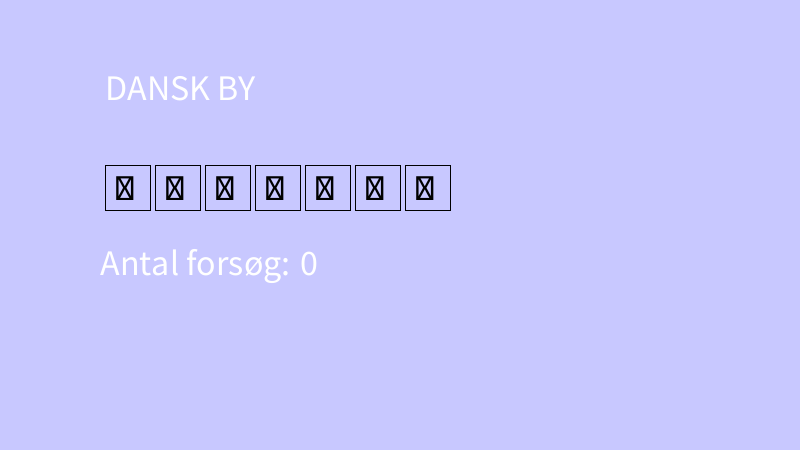
Frame 1 (no input)
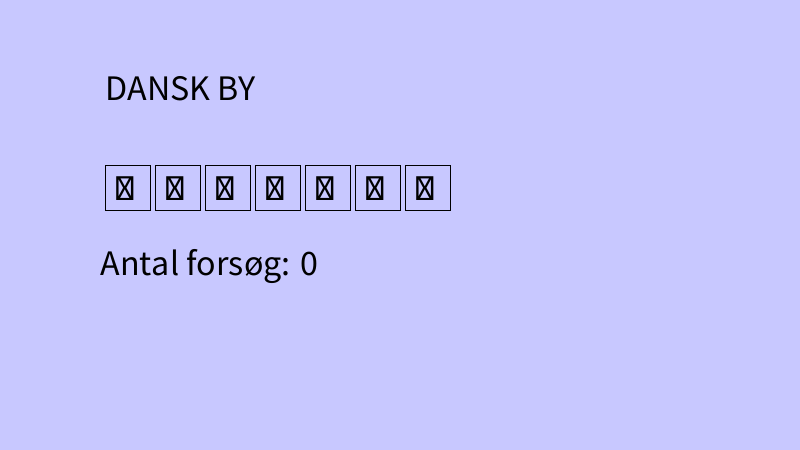
Frame 60 (the mouse pressed at the canvas centre just before this capture)
Frame 120 (the mouse held since frame 60 and released just before this capture): identical to frame 60, image omitted

The Processing sketch that drew these frames (run headless with seeded random() and noise(); from frame 60 on, the mouse is pressed at the canvas centre):

// Processing sketch: Sys_opg_4_4
// ── Sys_opg_4_4.pde
/* Lykkehjulet                                 */
String word; // Hemmeligt ord - deklarares
int attempts; // Antal forsøg - mangler en tæller
String Bcategory = "DANSK BY"; // By kategori
String Hcategory = "HARDWARE"; // Hardware kategori

// Mulige hemmelige ord
String[] cities = {"København", "Aarhus", //By muligheder
  "Odense", "Aalborg", "Esbjerg"};
String[] hardware = {"Hovedtelefoner", "Mus", "Tastatur", "Computer", "Telefon"}; //Hardware muligheder

// Status på spillet i et array
boolean[] guessed;

/* Viser vinduet og sætter ordet */
void setup() {
  // Vælg et tilfældigt ord som skal gættes.
  word = cities[int(random(cities.length))]; //Tilfældig ord vælges ved at vælge en tilfældig længde
  guessed = new boolean[word.length()]; //Ordets bogstaver får en boolean
  size(800, 450); // Vis vinduet
  textSize(36); // Bogstavernes størrelse
}

/* Opdaterer skærmen */
void draw() {
  background(200, 200, 255); // Nulstiller 
  textAlign(LEFT); // Venstrestil kategorien
  
  text("Antal forsøg: ", 100, height/2+50);      //  Selv tilføjet - antal forsøg tekst
  text(attempts, 300, height/2+50);       // Selv tilføjet - antal forsøg tal
  
  
  text(Bcategory, 105, 100); // Viser kategorien
  textAlign(CENTER); // Centrer i hver kasse
  char letter; // Bogstav i iteration af ord
  // Løb igennem alle bogstaver i ordet
  for (int i = 0; i < word.length(); i++) {
    // Sæt bogstavet ind i en firkant.
    fill(0, 0, 0); // Sort skrift
    if (guessed[i]) {
      letter = word.charAt(i); //Ser om det gættede bogstav er i ordet
    } else {
      letter = 20;
    }
    text(letter, 125 + i*50, 200);
    noFill(); // Tomme kasser
    rect(105 + i*50, 200 - 35, 45, 45);
  }
}

/* Gætter på et bogstav */
void keyPressed() {
  attempts = attempts + 1;       // Selv tilføjet - tæller antal forsøg
  
  char letter;
  for (int i = 0; i < word.length(); i++) {
    letter = word.substring(i, i+1).toLowerCase() //Angiver bogstav som en ny string
      .charAt(0);
    // Undersøg for hvert tegn om det er gættet
    if (letter == key) guessed[i] = true;
  }
}
